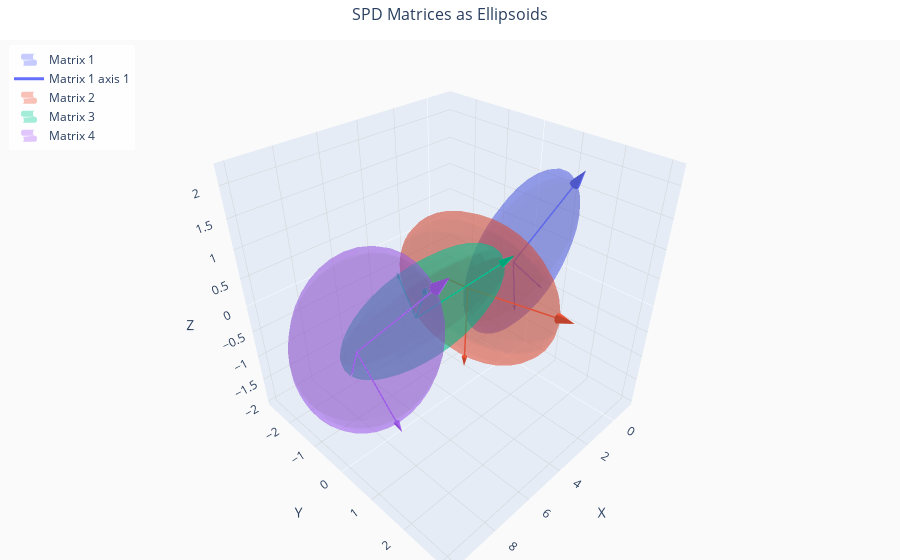

Notebook code cell kept with this figure:
### Code cell
# Visualize as ellipsoids
fig = viz.explore_spd(matrices, mode='ellipsoids')
fig.show()

### Figure 1 — Plotly figure (JSON) as saved in the notebook; plotly's stock layout.template omitted (floating-point values rounded to 4 significant figures; data arrays with more than 128 entries replaced by an {"elided": "..."} marker saying what was removed)
{"data": [{"colorscale": [[0, "rgba(99, 110, 250, 0.6)"], [1, "rgba(99, 110, 250, 0.6)"]], "hoverinfo": "name", "name": "Matrix 1", "opacity": 0.6, "showlegend": true, "showscale": false, "type": "surface", "x": {"elided": "20x20 float values"}, "y": {"elided": "20x20 float values"}, "z": {"elided": "20x20 float values"}}, {"hoverinfo": "name", "line": {"color": "rgba(99, 110, 250, 1.0)", "width": 3}, "mode": "lines", "name": "Matrix 1 axis 1", "showlegend": true, "type": "scatter3d", "x": [0, -0.5607], "y": [0, 0.5735], "z": [0, -0.374]}, {"anchor": "tail", "colorscale": [[0, "rgba(99, 110, 250, 1.0)"], [1, "rgba(99, 110, 250, 1.0)"]], "hoverinfo": "skip", "showlegend": false, "showscale": false, "sizemode": "absolute", "sizeref": 0.1327, "type": "cone", "u": [-0.5607], "v": [0.5735], "w": [-0.374], "x": [-0.5607], "y": [0.5735], "z": [-0.374]}, {"hoverinfo": "name", "line": {"color": "rgba(99, 110, 250, 1.0)", "width": 3}, "mode": "lines", "name": "", "showlegend": false, "type": "scatter3d", "x": [0, 0.862], "y": [0, 0.4728], "z": [0, -0.5674]}, {"anchor": "tail", "colorscale": [[0, "rgba(99, 110, 250, 1.0)"], [1, "rgba(99, 110, 250, 1.0)"]], "hoverinfo": "skip", "showlegend": false, "showscale": false, "sizemode": "absolute", "sizeref": 0.1703, "type": "cone", "u": [0.862], "v": [0.4728], "w": [-0.5674], "x": [0.862], "y": [0.4728], "z": [-0.5674]}, {"hoverinfo": "name", "line": {"color": "rgba(99, 110, 250, 1.0)", "width": 3}, "mode": "lines", "name": "", "showlegend": false, "type": "scatter3d", "x": [0, 0.3576], "y": [0, 1.542], "z": [0, 1.828]}, {"anchor": "tail", "colorscale": [[0, "rgba(99, 110, 250, 1.0)"], [1, "rgba(99, 110, 250, 1.0)"]], "hoverinfo": "skip", "showlegend": false, "showscale": false, "sizemode": "absolute", "sizeref": 0.3627, "type": "cone", "u": [0.3576], "v": [1.542], "w": [1.828], "x": [0.3576], "y": [1.542], "z": [1.828]}, {"colorscale": [[0, "rgba(239, 85, 59, 0.6)"], [1, "rgba(239, 85, 59, 0.6)"]], "hoverinfo": "name", "name": "Matrix 2", "opacity": 0.6, "showlegend": true, "showscale": false, "type": "surface", "x": {"elided": "20x20 float values"}, "y": {"elided": "20x20 float values"}, "z": {"elided": "20x20 float values"}}, {"hoverinfo": "name", "line": {"color": "rgba(239, 85, 59, 1.0)", "width": 3}, "mode": "lines", "name": "", "showlegend": false, "type": "scatter3d", "x": [3, 3.717], "y": [0, -0.2407], "z": [0, 0.2198]}, {"anchor": "tail", "colorscale": [[0, "rgba(239, 85, 59, 1.0)"], [1, "rgba(239, 85, 59, 1.0)"]], "hoverinfo": "skip", "showlegend": false, "showscale": false, "sizemode": "absolute", "sizeref": 0.1181, "type": "cone", "u": [0.7168], "v": [-0.2407], "w": [0.2198], "x": [3.717], "y": [-0.2407], "z": [0.2198]}, {"hoverinfo": "name", "line": {"color": "rgba(239, 85, 59, 1.0)", "width": 3}, "mode": "lines", "name": "", "showlegend": false, "type": "scatter3d", "x": [3, 3.434], "y": [0, 0.1463], "z": [0, -1.256]}, {"anchor": "tail", "colorscale": [[0, "rgba(239, 85, 59, 1.0)"], [1, "rgba(239, 85, 59, 1.0)"]], "hoverinfo": "skip", "showlegend": false, "showscale": false, "sizemode": "absolute", "sizeref": 0.2006, "type": "cone", "u": [0.4344], "v": [0.1463], "w": [-1.256], "x": [3.434], "y": [0.1463], "z": [-1.256]}, {"hoverinfo": "name", "line": {"color": "rgba(239, 85, 59, 1.0)", "width": 3}, "mode": "lines", "name": "", "showlegend": false, "type": "scatter3d", "x": [3, 3.724], "y": [0, 2.667], "z": [0, 0.561]}, {"anchor": "tail", "colorscale": [[0, "rgba(239, 85, 59, 1.0)"], [1, "rgba(239, 85, 59, 1.0)"]], "hoverinfo": "skip", "showlegend": false, "showscale": false, "sizemode": "absolute", "sizeref": 0.423, "type": "cone", "u": [0.7236], "v": [2.667], "w": [0.561], "x": [3.724], "y": [2.667], "z": [0.561]}, {"colorscale": [[0, "rgba(0, 204, 150, 0.6)"], [1, "rgba(0, 204, 150, 0.6)"]], "hoverinfo": "name", "name": "Matrix 3", "opacity": 0.6, "showlegend": true, "showscale": false, "type": "surface", "x": {"elided": "20x20 float values"}, "y": {"elided": "20x20 float values"}, "z": {"elided": "20x20 float values"}}, {"hoverinfo": "name", "line": {"color": "rgba(0, 204, 150, 1.0)", "width": 3}, "mode": "lines", "name": "", "showlegend": false, "type": "scatter3d", "x": [6, 5.935], "y": [0, -0.519], "z": [0, 0.5246]}, {"anchor": "tail", "colorscale": [[0, "rgba(0, 204, 150, 1.0)"], [1, "rgba(0, 204, 150, 1.0)"]], "hoverinfo": "skip", "showlegend": false, "showscale": false, "sizemode": "absolute", "sizeref": 0.1111, "type": "cone", "u": [-0.06487], "v": [-0.519], "w": [0.5246], "x": [5.935], "y": [-0.519], "z": [0.5246]}, {"hoverinfo": "name", "line": {"color": "rgba(0, 204, 150, 1.0)", "width": 3}, "mode": "lines", "name": "", "showlegend": false, "type": "scatter3d", "x": [6, 6.918], "y": [0, 0.8158], "z": [0, 0.9207]}, {"anchor": "tail", "colorscale": [[0, "rgba(0, 204, 150, 1.0)"], [1, "rgba(0, 204, 150, 1.0)"]], "hoverinfo": "skip", "showlegend": false, "showscale": false, "sizemode": "absolute", "sizeref": 0.2303, "type": "cone", "u": [0.9182], "v": [0.8158], "w": [0.9207], "x": [6.918], "y": [0.8158], "z": [0.9207]}, {"hoverinfo": "name", "line": {"color": "rgba(0, 204, 150, 1.0)", "width": 3}, "mode": "lines", "name": "", "showlegend": false, "type": "scatter3d", "x": [6, 3.851], "y": [0, 1.285], "z": [0, 1.005]}, {"anchor": "tail", "colorscale": [[0, "rgba(0, 204, 150, 1.0)"], [1, "rgba(0, 204, 150, 1.0)"]], "hoverinfo": "skip", "showlegend": false, "showscale": false, "sizemode": "absolute", "sizeref": 0.4047, "type": "cone", "u": [-2.149], "v": [1.285], "w": [1.005], "x": [3.851], "y": [1.285], "z": [1.005]}, {"colorscale": [[0, "rgba(171, 99, 250, 0.6)"], [1, "rgba(171, 99, 250, 0.6)"]], "hoverinfo": "name", "name": "Matrix 4", "opacity": 0.6, "showlegend": true, "showscale": false, "type": "surface", "x": {"elided": "20x20 float values"}, "y": {"elided": "20x20 float values"}, "z": {"elided": "20x20 float values"}}, {"hoverinfo": "name", "line": {"color": "rgba(171, 99, 250, 1.0)", "width": 3}, "mode": "lines", "name": "", "showlegend": false, "type": "scatter3d", "x": [9, 9.692], "y": [0, 0.3], "z": [0, -0.08805]}, {"anchor": "tail", "colorscale": [[0, "rgba(171, 99, 250, 1.0)"], [1, "rgba(171, 99, 250, 1.0)"]], "hoverinfo": "skip", "showlegend": false, "showscale": false, "sizemode": "absolute", "sizeref": 0.1139, "type": "cone", "u": [0.6918], "v": [0.3], "w": [-0.08805], "x": [9.692], "y": [0.3], "z": [-0.08805]}, {"hoverinfo": "name", "line": {"color": "rgba(171, 99, 250, 1.0)", "width": 3}, "mode": "lines", "name": "", "showlegend": false, "type": "scatter3d", "x": [9, 8.526], "y": [0, 0.7717], "z": [0, -1.096]}, {"anchor": "tail", "colorscale": [[0, "rgba(171, 99, 250, 1.0)"], [1, "rgba(171, 99, 250, 1.0)"]], "hoverinfo": "skip", "showlegend": false, "showscale": false, "sizemode": "absolute", "sizeref": 0.2133, "type": "cone", "u": [-0.4741], "v": [0.7717], "w": [-1.096], "x": [8.526], "y": [0.7717], "z": [-1.096]}, {"hoverinfo": "name", "line": {"color": "rgba(171, 99, 250, 1.0)", "width": 3}, "mode": "lines", "name": "", "showlegend": false, "type": "scatter3d", "x": [9, 8.381], "y": [0, 1.899], "z": [0, 1.605]}, {"anchor": "tail", "colorscale": [[0, "rgba(171, 99, 250, 1.0)"], [1, "rgba(171, 99, 250, 1.0)"]], "hoverinfo": "skip", "showlegend": false, "showscale": false, "sizemode": "absolute", "sizeref": 0.3844, "type": "cone", "u": [-0.6193], "v": [1.899], "w": [1.605], "x": [8.381], "y": [1.899], "z": [1.605]}], "layout": {"legend": {"bgcolor": "rgba(255,255,255,0.8)", "x": 0.01, "xanchor": "left", "y": 0.99, "yanchor": "top"}, "margin": {"b": 0, "l": 0, "r": 0, "t": 40}, "paper_bgcolor": "white", "scene": {"aspectmode": "cube", "bgcolor": "rgba(250, 250, 250, 1)", "xaxis": {"gridcolor": "lightgray", "gridwidth": 1, "showgrid": true, "title": {"text": "X"}}, "yaxis": {"gridcolor": "lightgray", "gridwidth": 1, "showgrid": true, "title": {"text": "Y"}}, "zaxis": {"gridcolor": "lightgray", "gridwidth": 1, "showgrid": true, "title": {"text": "Z"}}}, "showlegend": true, "title": {"font": {"size": 16}, "text": "SPD Matrices as Ellipsoids", "x": 0.5}}}
